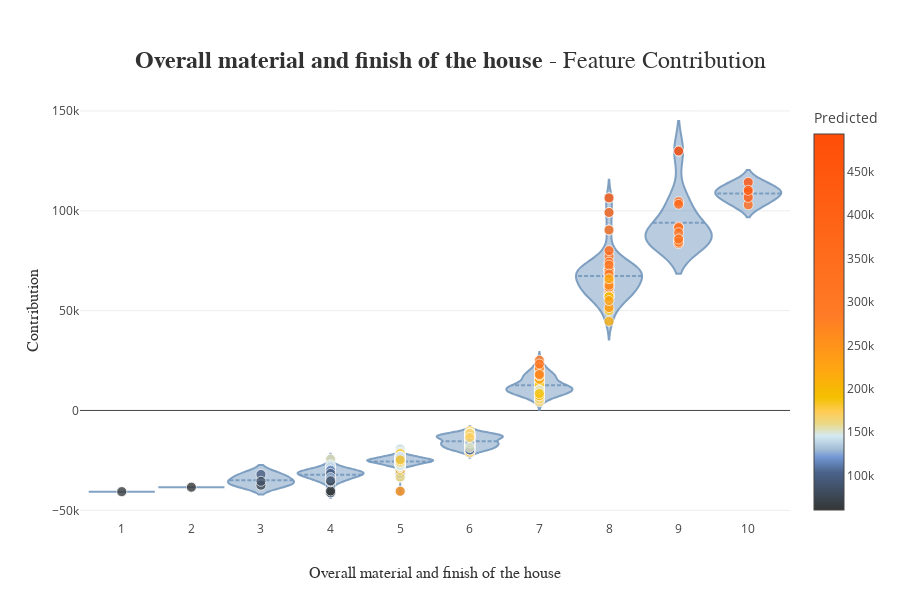

This figure's notebook cell:
### Code cell
xpl.plot.contribution_plot("OverallQual")

### Figure 1 — Plotly figure (JSON) as saved in the notebook; plotly's stock layout.template omitted (floating-point values rounded to 4 significant figures; data arrays with more than 128 entries replaced by an {"elided": "..."} marker saying what was removed)
{"data": [{"customdata": {"elided": "365 int values"}, "hovertemplate": "<b>%{hovertext}</b><br />Overall material and finish of the house :<br />%{x}<br />Contribution: %{y:.4f}<extra></extra>", "hovertext": ["Id: 376<br />Predict: 64379.0"], "line": {"color": "rgba(117, 152, 189, 0.9)"}, "marker": {"line": {"color": "white", "width": 0.8}, "opacity": 0.8, "size": 10}, "meanline": {"visible": true}, "scalemode": "count", "showlegend": false, "type": "violin", "x": [1], "y": [-40660.0]}, {"customdata": {"elided": "365 int values"}, "hovertemplate": "<b>%{hovertext}</b><br />Overall material and finish of the house :<br />%{x}<br />Contribution: %{y:.4f}<extra></extra>", "hovertext": ["Id: 637<br />Predict: 60453.0"], "line": {"color": "rgba(117, 152, 189, 0.9)"}, "marker": {"line": {"color": "white", "width": 0.8}, "opacity": 0.8, "size": 10}, "meanline": {"visible": true}, "scalemode": "count", "showlegend": false, "type": "violin", "x": [2], "y": [-38440.0]}, {"customdata": {"elided": "365 int values"}, "hovertemplate": "<b>%{hovertext}</b><br />Overall material and finish of the house :<br />%{x}<br />Contribution: %{y:.4f}<extra></extra>", "hovertext": ["Id: 1001<br />Predict: 75383.0", "Id: 89<br />Predict: 99123.0", "Id: 737<br />Predict: 85152.0"], "line": {"color": "rgba(117, 152, 189, 0.9)"}, "marker": {"line": {"color": "white", "width": 0.8}, "opacity": 0.8, "size": 10}, "meanline": {"visible": true}, "scalemode": "count", "showlegend": false, "type": "violin", "x": [3, 3, 3], "y": [-37450.0, -32030.0, -35490.0]}, {"customdata": {"elided": "365 int values"}, "hovertemplate": "<b>%{hovertext}</b><br />Overall material and finish of the house :<br />%{x}<br />Contribution: %{y:.4f}<extra></extra>", "hovertext": ["Id: 650<br />Predict: 74957.0", "Id: 1417<br />Predict: 114445.0", "Id: 1145<br />Predict: 81798.0", "Id: 977<br />Predict: 84164.0", "Id: 1449<br />Predict: 91394.0", "Id: 342<br />Predict: 85290.0", "Id: 49<br />Predict: 107090.0", "Id: 585<br />Predict: 153388.0", "Id: 141<br />Predict: 105863.0", "Id: 1233<br />Predict: 97123.0", "Id: 1409<br />Predict: 98971.0", "Id: 1341<br />Predict: 109241.0", "Id: 31<br />Predict: 92136.0", "Id: 224<br />Predict: 123806.0", "Id: 751<br />Predict: 84224.0", "Id: 901<br />Predict: 116833.0", "Id: 1324<br />Predict: 61435.0", "Id: 538<br />Predict: 123384.0", "Id: 76<br />Predict: 94197.0", "Id: 730<br />Predict: 103129.0", "Id: 1315<br />Predict: 115249.0", "Id: 1363<br />Predict: 142669.0", "Id: 877<br />Predict: 152852.0", "Id: 1263<br />Predict: 146170.0", "Id: 529<br />Predict: 80908.0", "Id: 164<br />Predict: 94872.0", "Id: 1433<br />Predict: 105502.0", "Id: 521<br />Predict: 78970.0", "Id: 712<br />Predict: 89117.0", "Id: 1326<br />Predict: 80560.0", "Id: 1207<br />Predict: 117377.0", "Id: 936<br />Predict: 80098.0", "Id: 91<br />Predict: 98558.0", "Id: 79<br />Predict: 127796.0", "Id: 822<br />Predict: 85620.0"], "line": {"color": "rgba(117, 152, 189, 0.9)"}, "marker": {"line": {"color": "white", "width": 0.8}, "opacity": 0.8, "size": 10}, "meanline": {"visible": true}, "scalemode": "count", "showlegend": false, "type": "violin", "x": [4, 4, 4, 4, 4, 4, 4, 4, 4, 4, 4, 4, 4, 4, 4, 4, 4, 4, 4, 4, 4, 4, 4, 4, 4, 4, 4, 4, 4, 4, 4, 4, 4, 4, 4], "y": [-33930.0, -37520.0, -41210.0, -33850.0, -33760.0, -32540.0, -28400.0, -24400.0, -28800.0, -32220.0, -32930.0, -30840.0, -32800.0, -30680.0, -31380.0, -31730.0, -40300.0, -32290.0, -30810.0, -29630.0, -28370.0, -30330.0, -29780.0, -27210.0, -34750.0, -30960.0, -31490.0, -35760.0, -30500.0, -31930.0, -29870.0, -35520.0, -31550.0, -33550.0, -35240.0]}, {"customdata": {"elided": "365 int values"}, "hovertemplate": "<b>%{hovertext}</b><br />Overall material and finish of the house :<br />%{x}<br />Contribution: %{y:.4f}<extra></extra>", "hovertext": ["Id: 268<br />Predict: 178734.0", "Id: 289<br />Predict: 113951.0", "Id: 1234<br />Predict: 135305.0", "Id: 488<br />Predict: 173750.0", "Id: 1023<br />Predict: 111414.0", "Id: 1216<br />Predict: 115486.0", "Id: 92<br />Predict: 116945.0", "Id: 465<br />Predict: 119005.0", "Id: 433<br />Predict: 128373.0", "Id: 810<br />Predict: 110247.0", "Id: 195<br />Predict: 124110.0", "Id: 38<br />Predict: 148942.0", "Id: 293<br />Predict: 145082.0", "Id: 326<br />Predict: 85962.0", "Id: 1070<br />Predict: 128425.0", "Id: 260<br />Predict: 122205.0", "Id: 269<br />Predict: 127278.0", "Id: 108<br />Predict: 96824.0", "Id: 1102<br />Predict: 120005.0", "Id: 805<br />Predict: 119101.0", "Id: 953<br />Predict: 133397.0", "Id: 660<br />Predict: 172630.0", "Id: 485<br />Predict: 123531.0", "Id: 1435<br />Predict: 147306.0", "Id: 1054<br />Predict: 155501.0", "Id: 1174<br />Predict: 253063.0", "Id: 1077<br />Predict: 169149.0", "Id: 967<br />Predict: 141667.0", "Id: 588<br />Predict: 134696.0", "Id: 1027<br />Predict: 152091.0", "Id: 1094<br />Predict: 149185.0", "Id: 762<br />Predict: 112135.0", "Id: 1275<br />Predict: 124666.0", "Id: 1221<br />Predict: 115706.0", "Id: 20<br />Predict: 131349.0", "Id: 539<br />Predict: 146602.0", "Id: 954<br />Predict: 178475.0", "Id: 593<br />Predict: 150333.0", "Id: 1114<br />Predict: 137016.0", "Id: 842<br />Predict: 151977.0", "Id: 608<br />Predict: 206508.0", "Id: 50<br />Predict: 122146.0", "Id: 178<br />Predict: 144420.0", "Id: 1378<br />Predict: 139980.0", "Id: 813<br />Predict: 97067.0", "Id: 817<br />Predict: 136434.0", "Id: 840<br />Predict: 131502.0", "Id: 265<br />Predict: 91127.0", "Id: 109<br />Predict: 136408.0", "Id: 419<br />Predict: 102363.0", "Id: 932<br />Predict: 124611.0", "Id: 1222<br />Predict: 130204.0", "Id: 1368<br />Predict: 147904.0", "Id: 694<br />Predict: 108468.0", "Id: 1419<br />Predict: 137811.0", "Id: 1270<br />Predict: 147901.0", "Id: 331<br />Predict: 136508.0", "Id: 536<br />Predict: 130371.0", "Id: 1130<br />Predict: 137645.0", "Id: 1011<br />Predict: 145083.0", "Id: 680<br />Predict: 128815.0", "Id: 944<br />Predict: 127220.0", "Id: 1228<br />Predict: 145920.0", "Id: 580<br />Predict: 125942.0", "Id: 1230<br />Predict: 147237.0", "Id: 143<br />Predict: 109754.0", "Id: 205<br />Predict: 117239.0", "Id: 336<br />Predict: 218101.0", "Id: 1115<br />Predict: 121886.0", "Id: 1253<br />Predict: 123271.0", "Id: 1185<br />Predict: 158969.0", "Id: 463<br />Predict: 121062.0", "Id: 391<br />Predict: 110144.0", "Id: 513<br />Predict: 125333.0", "Id: 1334<br />Predict: 127139.0", "Id: 695<br />Predict: 126408.0", "Id: 895<br />Predict: 121684.0", "Id: 862<br />Predict: 121867.0", "Id: 1232<br />Predict: 147156.0", "Id: 562<br />Predict: 162618.0", "Id: 499<br />Predict: 126934.0", "Id: 1012<br />Predict: 109991.0", "Id: 1082<br />Predict: 126005.0", "Id: 1224<br />Predict: 160290.0", "Id: 491<br />Predict: 111661.0", "Id: 423<br />Predict: 123850.0", "Id: 387<br />Predict: 84803.0", "Id: 1132<br />Predict: 104901.0", "Id: 1142<br />Predict: 181607.0", "Id: 1180<br />Predict: 95525.0", "Id: 1105<br />Predict: 114695.0", "Id: 13<br />Predict: 140521.0", "Id: 74<br />Predict: 145537.0", "Id: 787<br />Predict: 131372.0", "Id: 958<br />Predict: 129644.0", "Id: 1146<br />Predict: 131877.0", "Id: 1205<br />Predict: 144598.0", "Id: 99<br />Predict: 87199.0", "Id: 922<br />Predict: 163855.0", "Id: 809<br />Predict: 159763.0", "Id: 1250<br />Predict: 114297.0", "Id: 614<br />Predict: 121847.0", "Id: 216<br />Predict: 146704.0", "Id: 1337<br />Predict: 138759.0", "Id: 599<br />Predict: 174581.0", "Id: 946<br />Predict: 139103.0", "Id: 986<br />Predict: 128117.0", "Id: 1177<br />Predict: 129296.0", "Id: 1004<br />Predict: 143046.0", "Id: 926<br />Predict: 147578.0", "Id: 590<br />Predict: 111402.0", "Id: 369<br />Predict: 139854.0", "Id: 557<br />Predict: 148498.0", "Id: 881<br />Predict: 165043.0", "Id: 1335<br />Predict: 129388.0", "Id: 629<br />Predict: 182055.0"], "line": {"color": "rgba(117, 152, 189, 0.9)"}, "marker": {"line": {"color": "white", "width": 0.8}, "opacity": 0.8, "size": 10}, "meanline": {"visible": true}, "scalemode": "count", "showlegend": false, "type": "violin", "x": [5, 5, 5, 5, 5, 5, 5, 5, 5, 5, 5, 5, 5, 5, 5, 5, 5, 5, 5, 5, 5, 5, 5, 5, 5, 5, 5, 5, 5, 5, 5, 5, 5, 5, 5, 5, 5, 5, 5, 5, 5, 5, 5, 5, 5, 5, 5, 5, 5, 5, 5, 5, 5, 5, 5, 5, 5, 5, 5, 5, 5, 5, 5, 5, 5, 5, 5, 5, 5, 5, 5, 5, 5, 5, 5, 5, 5, 5, 5, 5, 5, 5, 5, 5, 5, 5, 5, 5, 5, 5, 5, 5, 5, 5, 5, 5, 5, 5, 5, 5, 5, 5, 5, 5, 5, 5, 5, 5, 5, 5, 5, 5, 5, 5, 5, 5], "y": [-26150.0, -24730.0, -25450.0, -25060.0, -25840.0, -25400.0, -25040.0, -23890.0, -24810.0, -30500.0, -23080.0, -27000.0, -23060.0, -26730.0, -25730.0, -27770.0, -26210.0, -26020.0, -24630.0, -25300.0, -23200.0, -24840.0, -25050.0, -26160.0, -22690.0, -40460.0, -22300.0, -24200.0, -22330.0, -22800.0, -25540.0, -26850.0, -24780.0, -25970.0, -23680.0, -22470.0, -20830.0, -24390.0, -25200.0, -23660.0, -23490.0, -25220.0, -30240.0, -24510.0, -31500.0, -23290.0, -24100.0, -27440.0, -25510.0, -27900.0, -24920.0, -24640.0, -19390.0, -24760.0, -23820.0, -21020.0, -33180.0, -24390.0, -25230.0, -26460.0, -25210.0, -31680.0, -26050.0, -29850.0, -20620.0, -26730.0, -25000.0, -29940.0, -25140.0, -24510.0, -27490.0, -23490.0, -25580.0, -26660.0, -23930.0, -25950.0, -26090.0, -24260.0, -23280.0, -24010.0, -25330.0, -27630.0, -23390.0, -33450.0, -22570.0, -28320.0, -26880.0, -26650.0, -21610.0, -27140.0, -24980.0, -24850.0, -24850.0, -23080.0, -24950.0, -23980.0, -23190.0, -27380.0, -28320.0, -25390.0, -25880.0, -25390.0, -23040.0, -27330.0, -26140.0, -26920.0, -27660.0, -24080.0, -27330.0, -27510.0, -24950.0, -23200.0, -25660.0, -26040.0, -24340.0, -24750.0]}, {"customdata": {"elided": "365 int values"}, "hovertemplate": "<b>%{hovertext}</b><br />Overall material and finish of the house :<br />%{x}<br />Contribution: %{y:.4f}<extra></extra>", "hovertext": ["Id: 681<br />Predict: 123107.0", "Id: 384<br />Predict: 70282.0", "Id: 993<br />Predict: 196663.0", "Id: 532<br />Predict: 128106.0", "Id: 1030<br />Predict: 119125.0", "Id: 312<br />Predict: 126883.0", "Id: 425<br />Predict: 140713.0", "Id: 1109<br />Predict: 175671.0", "Id: 1007<br />Predict: 151709.0", "Id: 102<br />Predict: 174566.0", "Id: 834<br />Predict: 164274.0", "Id: 654<br />Predict: 128796.0", "Id: 81<br />Predict: 192610.0", "Id: 1074<br />Predict: 162475.0", "Id: 61<br />Predict: 182161.0", "Id: 1211<br />Predict: 192551.0", "Id: 892<br />Predict: 172419.0", "Id: 811<br />Predict: 172189.0", "Id: 755<br />Predict: 143468.0", "Id: 923<br />Predict: 183658.0", "Id: 841<br />Predict: 153995.0", "Id: 773<br />Predict: 134850.0", "Id: 120<br />Predict: 164111.0", "Id: 1069<br />Predict: 177470.0", "Id: 1147<br />Predict: 169417.0", "Id: 753<br />Predict: 206655.0", "Id: 742<br />Predict: 134587.0", "Id: 962<br />Predict: 266065.0", "Id: 920<br />Predict: 172607.0", "Id: 858<br />Predict: 148404.0", "Id: 1135<br />Predict: 179816.0", "Id: 600<br />Predict: 155071.0", "Id: 780<br />Predict: 150151.0", "Id: 973<br />Predict: 114806.0", "Id: 1359<br />Predict: 181016.0", "Id: 1264<br />Predict: 162867.0", "Id: 1261<br />Predict: 184590.0", "Id: 517<br />Predict: 173998.0", "Id: 95<br />Predict: 213245.0", "Id: 786<br />Predict: 159308.0", "Id: 547<br />Predict: 170458.0", "Id: 572<br />Predict: 119495.0", "Id: 228<br />Predict: 99735.0", "Id: 522<br />Predict: 147162.0", "Id: 300<br />Predict: 145424.0", "Id: 854<br />Predict: 182143.0", "Id: 1067<br />Predict: 169755.0", "Id: 116<br />Predict: 172321.0", "Id: 756<br />Predict: 175081.0", "Id: 683<br />Predict: 180756.0", "Id: 88<br />Predict: 170870.0", "Id: 199<br />Predict: 117419.0", "Id: 492<br />Predict: 147389.0", "Id: 121<br />Predict: 181033.0", "Id: 373<br />Predict: 118583.0", "Id: 202<br />Predict: 166784.0", "Id: 52<br />Predict: 127374.0", "Id: 82<br />Predict: 172074.0", "Id: 925<br />Predict: 206873.0", "Id: 675<br />Predict: 150517.0", "Id: 1379<br />Predict: 98372.0", "Id: 1085<br />Predict: 175818.0", "Id: 1060<br />Predict: 190585.0", "Id: 1286<br />Predict: 127965.0", "Id: 1402<br />Predict: 180224.0", "Id: 132<br />Predict: 201982.0", "Id: 1084<br />Predict: 159887.0", "Id: 635<br />Predict: 138532.0", "Id: 447<br />Predict: 214516.0", "Id: 626<br />Predict: 138390.0", "Id: 299<br />Predict: 190149.0", "Id: 630<br />Predict: 162010.0", "Id: 1284<br />Predict: 141077.0", "Id: 196<br />Predict: 151384.0", "Id: 1430<br />Predict: 190436.0", "Id: 1072<br />Predict: 161428.0", "Id: 240<br />Predict: 128454.0", "Id: 672<br />Predict: 102970.0", "Id: 405<br />Predict: 166586.0", "Id: 127<br />Predict: 132138.0", "Id: 1196<br />Predict: 167913.0", "Id: 831<br />Predict: 151538.0", "Id: 263<br />Predict: 170743.0"], "line": {"color": "rgba(117, 152, 189, 0.9)"}, "marker": {"line": {"color": "white", "width": 0.8}, "opacity": 0.8, "size": 10}, "meanline": {"visible": true}, "scalemode": "count", "showlegend": false, "type": "violin", "x": [6, 6, 6, 6, 6, 6, 6, 6, 6, 6, 6, 6, 6, 6, 6, 6, 6, 6, 6, 6, 6, 6, 6, 6, 6, 6, 6, 6, 6, 6, 6, 6, 6, 6, 6, 6, 6, 6, 6, 6, 6, 6, 6, 6, 6, 6, 6, 6, 6, 6, 6, 6, 6, 6, 6, 6, 6, 6, 6, 6, 6, 6, 6, 6, 6, 6, 6, 6, 6, 6, 6, 6, 6, 6, 6, 6, 6, 6, 6, 6, 6, 6, 6], "y": [-18020.0, -21180.0, -11580.0, -16740.0, -17820.0, -19910.0, -17050.0, -13130.0, -20650.0, -12350.0, -15840.0, -16510.0, -15940.0, -13010.0, -19820.0, -10590.0, -11280.0, -13590.0, -16210.0, -13770.0, -14910.0, -17200.0, -12400.0, -20940.0, -18640.0, -16870.0, -18220.0, -19660.0, -15490.0, -14260.0, -12010.0, -12420.0, -17490.0, -18250.0, -10270.0, -14640.0, -12490.0, -13800.0, -11100.0, -13270.0, -12400.0, -18890.0, -18420.0, -15670.0, -19630.0, -12700.0, -12890.0, -11500.0, -11560.0, -16540.0, -13730.0, -18750.0, -17400.0, -19660.0, -18390.0, -13280.0, -17150.0, -18700.0, -15930.0, -16590.0, -19480.0, -13790.0, -13220.0, -16100.0, -12790.0, -13130.0, -15210.0, -18490.0, -14390.0, -16260.0, -12090.0, -14090.0, -13640.0, -12360.0, -15480.0, -11280.0, -16300.0, -19820.0, -13100.0, -16330.0, -11570.0, -18560.0, -13550.0]}, {"customdata": {"elided": "365 int values"}, "hovertemplate": "<b>%{hovertext}</b><br />Overall material and finish of the house :<br />%{x}<br />Contribution: %{y:.4f}<extra></extra>", "hovertext": ["Id: 259<br />Predict: 209141.0", "Id: 832<br />Predict: 148314.0", "Id: 1238<br />Predict: 232749.0", "Id: 427<br />Predict: 209050.0", "Id: 1127<br />Predict: 187661.0", "Id: 1034<br />Predict: 237745.0", "Id: 1271<br />Predict: 210813.0", "Id: 743<br />Predict: 190605.0", "Id: 1044<br />Predict: 282076.0", "Id: 1149<br />Predict: 121989.0", "Id: 983<br />Predict: 174757.0", "Id: 1254<br />Predict: 261253.0", "Id: 305<br />Predict: 300055.0", "Id: 1075<br />Predict: 199562.0", "Id: 112<br />Predict: 163904.0", "Id: 1058<br />Predict: 221301.0", "Id: 853<br />Predict: 155962.0", "Id: 820<br />Predict: 232439.0", "Id: 1125<br />Predict: 166740.0", "Id: 444<br />Predict: 191806.0", "Id: 767<br />Predict: 180441.0", "Id: 598<br />Predict: 199191.0", "Id: 736<br />Predict: 164786.0", "Id: 4<br />Predict: 163889.0", "Id: 237<br />Predict: 185636.0", "Id: 105<br />Predict: 158789.0", "Id: 686<br />Predict: 235221.0", "Id: 573<br />Predict: 226675.0", "Id: 409<br />Predict: 290415.0", "Id: 256<br />Predict: 234879.0", "Id: 560<br />Predict: 197667.0", "Id: 383<br />Predict: 203295.0", "Id: 783<br />Predict: 185426.0", "Id: 1339<br />Predict: 220700.0", "Id: 781<br />Predict: 170808.0", "Id: 349<br />Predict: 185317.0", "Id: 159<br />Predict: 241866.0", "Id: 930<br />Predict: 228100.0", "Id: 709<br />Predict: 173373.0", "Id: 1204<br />Predict: 219403.0", "Id: 436<br />Predict: 203543.0", "Id: 919<br />Predict: 260185.0", "Id: 1455<br />Predict: 190639.0", "Id: 160<br />Predict: 287514.0", "Id: 249<br />Predict: 177881.0", "Id: 1356<br />Predict: 191667.0", "Id: 574<br />Predict: 165717.0", "Id: 821<br />Predict: 184373.0", "Id: 182<br />Predict: 164085.0", "Id: 1247<br />Predict: 195909.0", "Id: 187<br />Predict: 184837.0", "Id: 1241<br />Predict: 216784.0", "Id: 981<br />Predict: 186835.0", "Id: 1440<br />Predict: 187438.0", "Id: 303<br />Predict: 246102.0", "Id: 402<br />Predict: 186950.0", "Id: 281<br />Predict: 226052.0", "Id: 136<br />Predict: 174500.0", "Id: 526<br />Predict: 189422.0", "Id: 777<br />Predict: 228030.0", "Id: 1107<br />Predict: 199827.0", "Id: 1189<br />Predict: 178628.0", "Id: 415<br />Predict: 251447.0", "Id: 791<br />Predict: 157547.0", "Id: 1427<br />Predict: 268601.0", "Id: 1375<br />Predict: 239329.0", "Id: 719<br />Predict: 301557.0", "Id: 816<br />Predict: 210432.0", "Id: 504<br />Predict: 279251.0", "Id: 400<br />Predict: 198898.0", "Id: 149<br />Predict: 151013.0", "Id: 651<br />Predict: 188959.0"], "line": {"color": "rgba(117, 152, 189, 0.9)"}, "marker": {"line": {"color": "white", "width": 0.8}, "opacity": 0.8, "size": 10}, "meanline": {"visible": true}, "scalemode": "count", "showlegend": false, "type": "violin", "x": [7, 7, 7, 7, 7, 7, 7, 7, 7, 7, 7, 7, 7, 7, 7, 7, 7, 7, 7, 7, 7, 7, 7, 7, 7, 7, 7, 7, 7, 7, 7, 7, 7, 7, 7, 7, 7, 7, 7, 7, 7, 7, 7, 7, 7, 7, 7, 7, 7, 7, 7, 7, 7, 7, 7, 7, 7, 7, 7, 7, 7, 7, 7, 7, 7, 7, 7, 7, 7, 7, 7, 7], "y": [12780.0, 9142.0, 17980.0, 13750.0, 11640.0, 14470.0, 9262.0, 13960.0, 18020.0, 12680.0, 10660.0, 18180.0, 18740.0, 12250.0, 4750.0, 9567.0, 7443.0, 12680.0, 7531.0, 11150.0, 7155.0, 11960.0, 9301.0, 4330.0, 11600.0, 12470.0, 16560.0, 9337.0, 25150.0, 19190.0, 11560.0, 11520.0, 10200.0, 11520.0, 10250.0, 6747.0, 17000.0, 16690.0, 7329.0, 16720.0, 7669.0, 21200.0, 12350.0, 21220.0, 10130.0, 10050.0, 5711.0, 8382.0, 12560.0, 10730.0, 11070.0, 11310.0, 15170.0, 9527.0, 15400.0, 10170.0, 15580.0, 7736.0, 12690.0, 15650.0, 7371.0, 9199.0, 20580.0, 10230.0, 21270.0, 17540.0, 23250.0, 17590.0, 18040.0, 9193.0, 10310.0, 8474.0]}, {"customdata": {"elided": "365 int values"}, "hovertemplate": "<b>%{hovertext}</b><br />Overall material and finish of the house :<br />%{x}<br />Contribution: %{y:.4f}<extra></extra>", "hovertext": ["Id: 168<br />Predict: 340615.0", "Id: 927<br />Predict: 318136.0", "Id: 731<br />Predict: 282664.0", "Id: 284<br />Predict: 269306.0", "Id: 1134<br />Predict: 211735.0", "Id: 302<br />Predict: 289119.0", "Id: 322<br />Predict: 354801.0", "Id: 1106<br />Predict: 316455.0", "Id: 738<br />Predict: 237214.0", "Id: 931<br />Predict: 242347.0", "Id: 170<br />Predict: 265090.0", "Id: 825<br />Predict: 232097.0", "Id: 232<br />Predict: 380709.0", "Id: 703<br />Predict: 363516.0", "Id: 818<br />Predict: 290536.0", "Id: 1110<br />Predict: 284517.0", "Id: 582<br />Predict: 427335.0", "Id: 66<br />Predict: 296518.0", "Id: 57<br />Predict: 185262.0", "Id: 404<br />Predict: 262264.0", "Id: 191<br />Predict: 305289.0", "Id: 479<br />Predict: 311562.0", "Id: 271<br />Predict: 264114.0", "Id: 454<br />Predict: 225473.0", "Id: 760<br />Predict: 298408.0", "Id: 991<br />Predict: 293925.0", "Id: 134<br />Predict: 243022.0", "Id: 461<br />Predict: 241134.0", "Id: 48<br />Predict: 228323.0", "Id: 410<br />Predict: 271242.0", "Id: 1290<br />Predict: 263860.0", "Id: 721<br />Predict: 288875.0", "Id: 28<br />Predict: 291514.0", "Id: 641<br />Predict: 316766.0", "Id: 36<br />Predict: 284180.0", "Id: 1018<br />Predict: 221765.0", "Id: 535<br />Predict: 194955.0", "Id: 1370<br />Predict: 228324.0"], "line": {"color": "rgba(117, 152, 189, 0.9)"}, "marker": {"line": {"color": "white", "width": 0.8}, "opacity": 0.8, "size": 10}, "meanline": {"visible": true}, "scalemode": "count", "showlegend": false, "type": "violin", "x": [8, 8, 8, 8, 8, 8, 8, 8, 8, 8, 8, 8, 8, 8, 8, 8, 8, 8, 8, 8, 8, 8, 8, 8, 8, 8, 8, 8, 8, 8, 8, 8, 8, 8, 8, 8, 8, 8], "y": [73930.0, 77210.0, 67780.0, 63700.0, 44660.0, 68270.0, 70910.0, 70260.0, 57420.0, 63460.0, 70470.0, 58870.0, 80080.0, 99150.0, 70790.0, 62500.0, 106400.0, 66940.0, 50050.0, 65230.0, 71650.0, 74300.0, 58940.0, 57360.0, 70000.0, 61440.0, 64400.0, 51520.0, 56890.0, 61660.0, 62730.0, 70380.0, 72860.0, 90390.0, 68320.0, 65990.0, 57000.0, 55060.0]}, {"customdata": {"elided": "365 int values"}, "hovertemplate": "<b>%{hovertext}</b><br />Overall material and finish of the house :<br />%{x}<br />Contribution: %{y:.4f}<extra></extra>", "hovertext": ["Id: 54<br />Predict: 209155.0", "Id: 799<br />Predict: 493309.0", "Id: 310<br />Predict: 357039.0", "Id: 645<br />Predict: 350849.0", "Id: 1229<br />Predict: 361196.0", "Id: 886<br />Predict: 291530.0", "Id: 1037<br />Predict: 334359.0", "Id: 482<br />Predict: 297858.0", "Id: 725<br />Predict: 367251.0", "Id: 766<br />Predict: 317103.0", "Id: 337<br />Predict: 322153.0"], "line": {"color": "rgba(117, 152, 189, 0.9)"}, "marker": {"line": {"color": "white", "width": 0.8}, "opacity": 0.8, "size": 10}, "meanline": {"visible": true}, "scalemode": "count", "showlegend": false, "type": "violin", "x": [9, 9, 9, 9, 9, 9, 9, 9, 9, 9, 9], "y": [84670.0, 129900.0, 91990.0, 85850.0, 104500.0, 83560.0, 91580.0, 84310.0, 103300.0, 89030.0, 85840.0]}, {"customdata": {"elided": "365 int values"}, "hovertemplate": "<b>%{hovertext}</b><br />Overall material and finish of the house :<br />%{x}<br />Contribution: %{y:.4f}<extra></extra>", "hovertext": ["Id: 995<br />Predict: 354692.0", "Id: 1374<br />Predict: 387964.0", "Id: 1170<br />Predict: 445150.0", "Id: 1183<br />Predict: 467470.0", "Id: 59<br />Predict: 435750.0"], "line": {"color": "rgba(117, 152, 189, 0.9)"}, "marker": {"line": {"color": "white", "width": 0.8}, "opacity": 0.8, "size": 10}, "meanline": {"visible": true}, "scalemode": "count", "showlegend": false, "type": "violin", "x": [10, 10, 10, 10, 10], "y": [103000.0, 109300.0, 106700.0, 114200.0, 110300.0]}, {"customdata": {"elided": "365 int values"}, "hovertemplate": "<b>%{hovertext}</b><br />Overall material and finish of the house :<br />%{x}<br />Contribution: %{y:.4f}<extra></extra>", "hovertext": {"elided": "365 str values"}, "marker": {"color": {"elided": "365 int values"}, "coloraxis": "coloraxis", "line": {"color": "white", "width": 0.8}, "opacity": 0.8, "size": 10}, "mode": "markers", "showlegend": false, "type": "scatter", "x": {"elided": "365 int values"}, "y": {"elided": "365 float values"}}], "layout": {"coloraxis": {"colorbar": {"title": {"text": "Predicted"}}, "colorscale": [[0, "rgb(52, 55, 54)"], [0.1002, "rgb(74, 99, 138)"], [0.1419, "rgb(116, 153, 214)"], [0.1612, "rgb(162, 188, 213)"], [0.1971, "rgb(212, 234, 242)"], [0.2294, "rgb(235, 216, 134)"], [0.2628, "rgb(255, 204, 83)"], [0.2993, "rgb(244 ,192, 0)"], [0.3744, "rgb(255, 166, 17)"], [0.5173, "rgb(255, 123, 38)"], [1, "rgb(255, 77, 7)"]]}, "height": 600, "hovermode": "closest", "title": {"font": {"color": "rgb(50, 50, 50)", "family": "Arial", "size": 24}, "text": "<b>Overall material and finish of the house</b> - Feature Contribution", "x": 0.5, "xanchor": "center", "y": 0.9, "yanchor": "middle"}, "violingap": 0.05, "violingroupgap": 0, "violinmode": "overlay", "width": 900, "xaxis": {"automargin": true, "range": [-0.6, 9.6], "title": {"font": {"color": "rgb(50, 50, 50)", "family": "Arial Black", "size": 16}, "text": "Overall material and finish of the house"}, "type": "category"}, "yaxis": {"automargin": true, "title": {"font": {"color": "rgb(50, 50, 50)", "family": "Arial Black", "size": 16}, "text": "Contribution"}}}}
